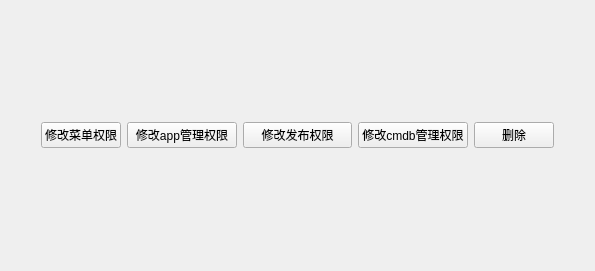
<?xml version="1.0" encoding="UTF-8"?>
<ui version="4.0">
 <class>handleWidget</class>
 <widget class="QWidget" name="handleWidget">
  <property name="geometry">
   <rect>
    <x>0</x>
    <y>0</y>
    <width>595</width>
    <height>271</height>
   </rect>
  </property>
  <property name="windowTitle">
   <string>Form</string>
  </property>
  <layout class="QHBoxLayout" name="horizontalLayout_2">
   <item>
    <layout class="QHBoxLayout" name="horizontalLayout">
     <item alignment="Qt::AlignRight">
      <widget class="QPushButton" name="updateMemButton">
       <property name="text">
        <string>修改菜单权限</string>
       </property>
      </widget>
     </item>
     <item>
      <widget class="QPushButton" name="updateAppButton">
       <property name="text">
        <string>修改app管理权限</string>
       </property>
      </widget>
     </item>
     <item>
      <widget class="QPushButton" name="updateFabuButton">
       <property name="text">
        <string>修改发布权限</string>
       </property>
      </widget>
     </item>
     <item>
      <widget class="QPushButton" name="pushButton">
       <property name="text">
        <string>修改cmdb管理权限</string>
       </property>
      </widget>
     </item>
     <item alignment="Qt::AlignLeft">
      <widget class="QPushButton" name="delRoleButton">
       <property name="text">
        <string>删除</string>
       </property>
      </widget>
     </item>
    </layout>
   </item>
  </layout>
 </widget>
 <resources/>
 <connections/>
</ui>
